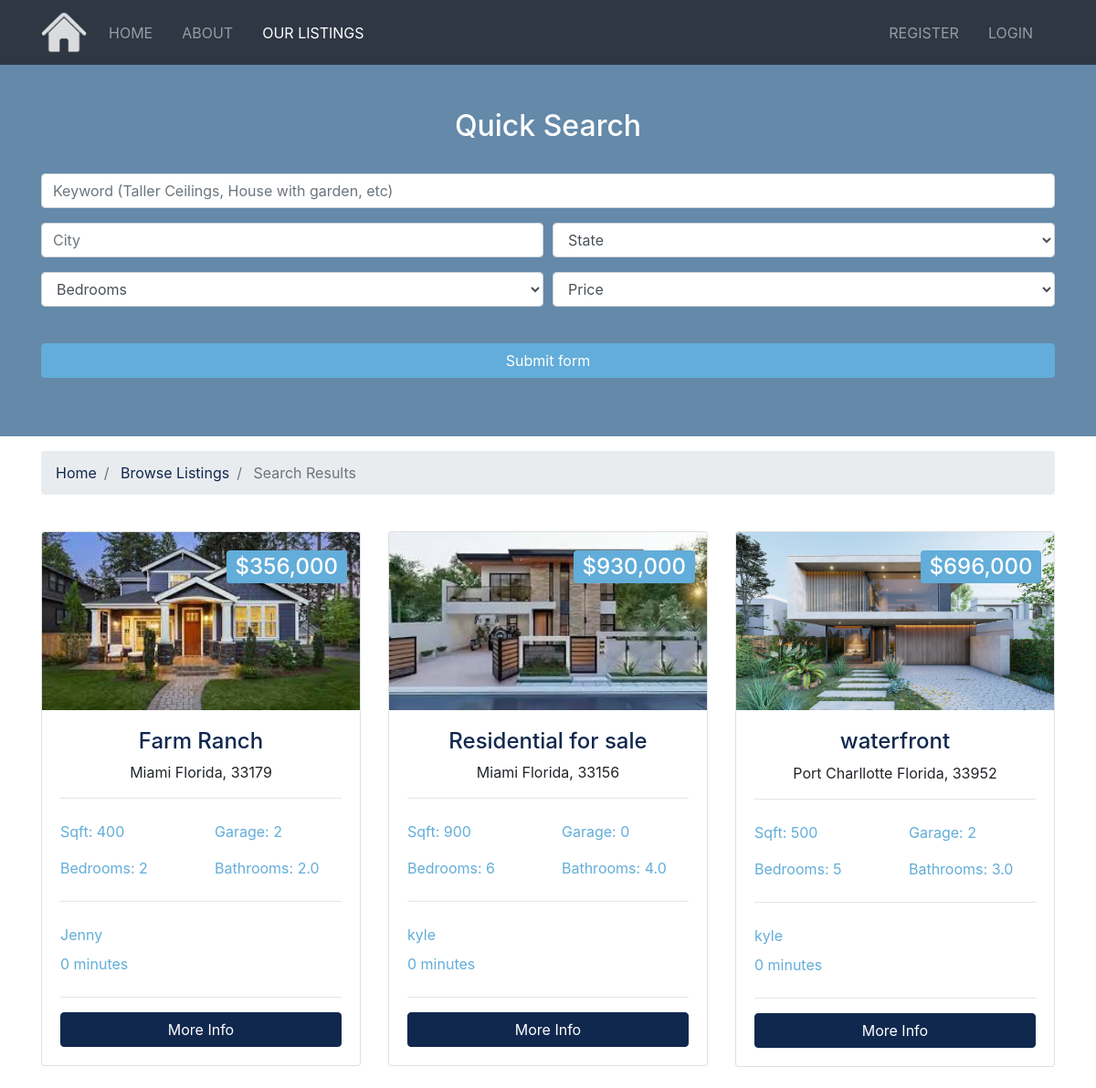
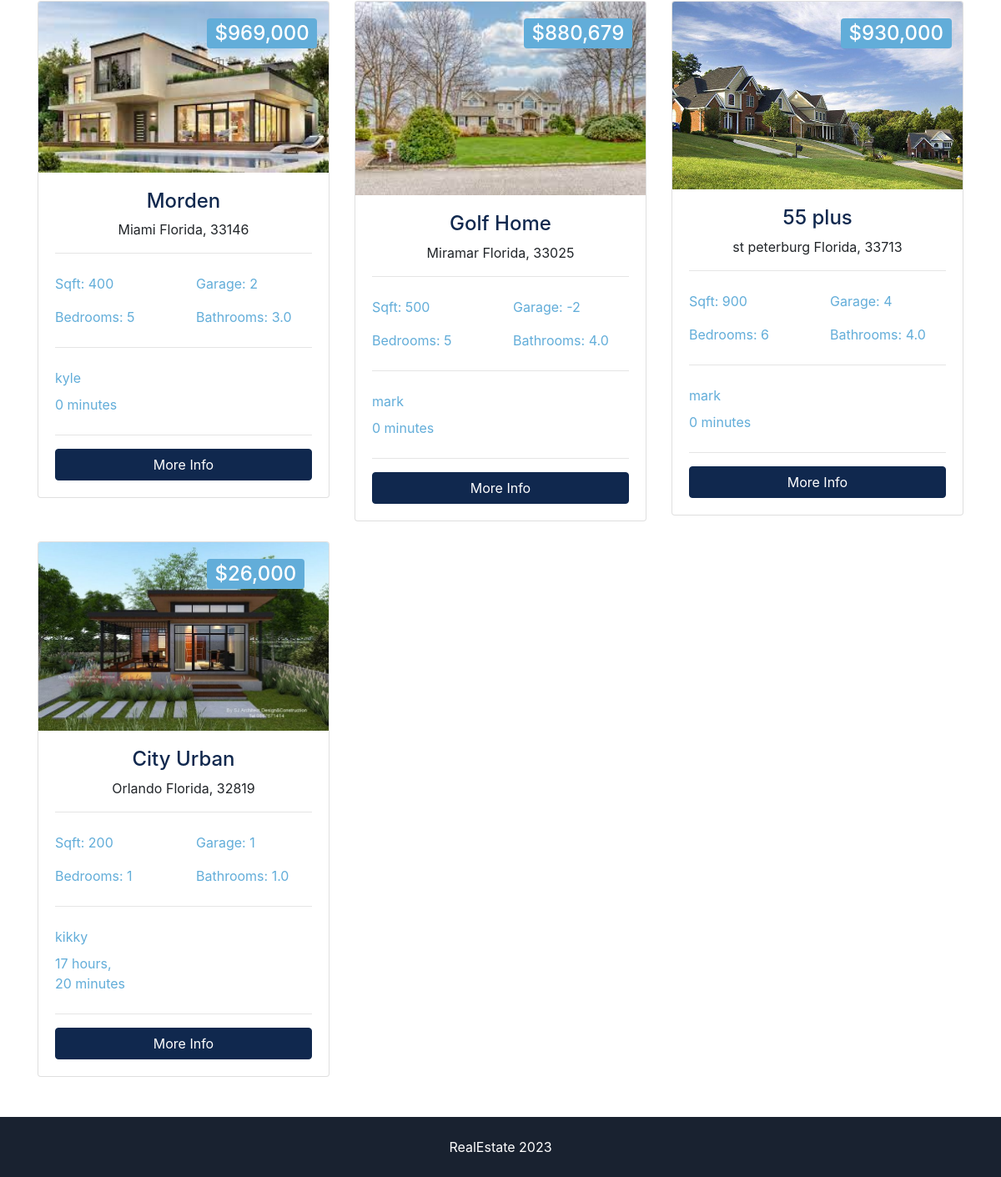
The page /listings/search on the database its author committed (2 pictures, top to bottom).
### listings/models.py (models this page shows, shortened)
class Listing(models.Model):
    realtor = models.ForeignKey(Realtor, on_delete=models.DO_NOTHING)
    title = models.CharField(max_length=200)
    address = models.CharField(max_length=200)
    city = models.CharField(max_length=100)
    state = models.CharField(max_length=100)
    zipcode = models.CharField(max_length=20)
    description = models.TextField(blank=True)
    price = models.IntegerField()
    bedrooms = models.IntegerField()
    bathrooms = models.DecimalField(max_digits=2, decimal_places=1)
    garage = models.IntegerField(default=0)
    sqft = models.CharField(max_length=20, blank=True)
    lot_size = models.DecimalField(max_digits=5, decimal_places=1)
    photo_main = models.ImageField(upload_to='photos/%Y/%m/%d')
    photo_1 = models.ImageField(upload_to='photos/%Y/%m/%d', blank=True)
    photo_2 = models.ImageField(upload_to='photos/%Y/%m/%d', blank=True)
    photo_3 = models.ImageField(upload_to='photos/%Y/%m/%d', blank=True)
    photo_4 = models.ImageField(upload_to='photos/%Y/%m/%d', blank=True)
    photo_5 = models.ImageField(upload_to='photos/%Y/%m/%d', blank=True)
    is_published = models.BooleanField(default=True)
    list_date = models.DateTimeField(default=datetime.now, blank=True)
    objects = models.Manager()

### realtors/models.py (models this page shows)
class Realtor(models.Model):
    name = models.CharField(max_length=200)
    photo = models.ImageField(upload_to='photo/%Y/%m/%d')
    description = models.TextField(blank=True)
    phone = models.CharField(max_length=20)
    email = models.CharField(max_length=50)
    is_mvp = models.BooleanField(default=False)
    hire_date = models.DateTimeField(default=datetime.now, blank=True)
    def __str__(self):
        return self.name
    objects = models.Manager()

### listings/views.py (the view)
# urls.py: path('search', views.search, name='search'),
def search(request):
    queryset_list = Listing.objects.order_by('-list_date')
    if 'keywords' in request.GET:
        keywords = request.GET['keywords']
        if keywords:
            queryset_list = queryset_list.filter(description__icontains=keywords)
    if 'city' in request.GET:
        city = request.GET['city']
        if city:
            queryset_list = queryset_list.filter(city__iexact=city)
    if 'state' in request.GET:
        state = request.GET['state']
        if state:
            queryset_list = queryset_list.filter(state__iexact=state)
    if 'bedrooms' in request.GET:
        bedrooms = request.GET['bedrooms']
        if bedrooms:
            queryset_list = queryset_list.filter(bedrooms__lte=bedrooms)
    if 'price' in request.GET:
        price = request.GET['price']
        if price:
            queryset_list = queryset_list.filter(price__lte=price)
    context = {
        'state_choices': state_choices,
        'bedroom_choices': bedroom_choices,
        'price_choices': price_choices,
        'listings': queryset_list,
        'values': request.GET
    }
    return render(request, 'listings/search.html', context)

### templates/listings/search.html (shortened to what this page needs)
{% extends 'base.html' %}
{% load humanize %}
{% block content %}
	<section id="showcase-inner" class="showcase-search text-white py-5">
		<div class="container">
			<div class="row text-center">
				<div class="col-md-12">
					<h2>Quick Search</h2>
					<br>
					<form action="{% url 'search' %}">
						<div class="form-row">
							<div class="col-md-12 mb-3">
								<input type="text" name="keywords" class="form-control"
								placeholder="Keyword (Taller Ceilings, House with garden, etc)">
							</div>
						</div>
						<div class="form-row">
							<div class="col-md-6 mb-3">
								<input type="text" name="city" class="form-control" placeholder="City">
							</div>
							<div class="col-md-6 mb-3">
								<select name="state" class="form-control">
									<option selected="true" disabled="disabled">State </option>
								</select>
							</div>
						</div>
						<div class="form-row">
							<div class="col-md-6 mb-3">
								<select name="bedrooms" class="form-control">
									<option selected="true" disabled="disabled">Bedrooms</option>
								</select>
							</div>
							<div class="col-md-6 mb-3">
								<select name="price" class="form-control">
									<option selected="true" disabled="disabled">Price </option>
								</select>
							</div>
						</div>
						<button class="btn btn-secondary btn-block mt-4" type="submit">Submit form</button>
					</form>
				</div>
			</div>
		</div>
	</section>
	<section id="bc" class="mt-3">
		<div class="container">
			<nav aria-label="breadcrumb">
				<ol class="breadcrumb">
					<li class="breadcrumb-item">
						<a href="index.html">
						 Home </a>
					</li>
					<li class="breadcrumb-item">
						<a href="listings.html">Browse Listings</a>
					</li>
					<li class="breadcrumb-item active"> Search Results </li>
				</ol>
			</nav>
		</div>
	</section>
	<section id="listings" class="py-4">
		<div class="container">
			<div class="row">
				{% if listings %}
					{% for listing in listings %}
						<div class="col-md-6 col-lg-4 mb-4">
							<div class="card listing-preview">
								<img class="card-img-top" src="{{ listing.photo_main.url }}" alt="">
								<div class="card-img-overlay">
									<h2>
									<span class="badge badge-secondary text-white">${{ listing.price | intcomma}}</span>
									</h2>
								</div>
								<div class="card-body">
									<div class="listing-heading text-center">
										<h4 class="text-primary">{{ listing.title }}</h4>
										<p>
										{{ listing.city }} {{listing.state}}, {{listing.zipcode}}</p>
									</div>
									<hr>
									<div class="row py-2 text-secondary">
										<div class="col-6">
										 Sqft: {{listing.sqft}}</div>
										<div class="col-6">
										 Garage: {{ listing.garage }}</div>
									</div>
									<div class="row py-2 text-secondary">
										<div class="col-6">
										 Bedrooms: {{ listing.bedrooms }}</div>
										<div class="col-6">
										 Bathrooms: {{ listing.bathrooms }}</div>
									</div>
									<hr>
									<div class="row py-2 text-secondary">
										<div class="col-12">
										 {{ listing.realtor }}</div>
									</div>
									<div class="row text-secondary pb-2">
										<div class="col-6">
										 {{ listing.list_date | timesince }}</div>
									</div>
									<hr>
									<a href="{% url 'listing' listing.id %}" class="btn btn-primary btn-block">More Info</a>
								</div>
							</div>
						</div>
					{% endfor %}
				{% else %}
					<div class="col-md-12">
						<p>No Listings Found</p>
					</div>
				{% endif %}
			</div>
		</div>
	</section>
{% endblock content %}

### RealEstate/static/css/style.css (style rules this page uses)
.btn-secondary { color: #fff !important; }
img { width: 100%; }
#showcase-inner { background: url(../img/building.jpg) no-repeat top center fixed/cover; position: relative; overflow: hidden; min-height: 200px; }
#showcase-inner::before { content: ''; position: absolute; top: 0; left: 0; min-height: 100%; width: 100%; background: rgb(100 137 169); }
#showcase-inner.showcase-search { min-height: 270px; }
.listing-preview a { position: relative; }

### rows shown on the page
Listing: photo_main (picture), price "356,000", title "Farm Ranch", city "Miami", state "Florida", zipcode "33179", sqft "400", garage "2", bedrooms "2", bathrooms "2.0", realtor "Jenny", list_date "0 minutes"
Listing: photo_main (picture), price "930,000", title "Residential for sale", city "Miami", state "Florida", zipcode "33156", sqft "900", garage "0", bedrooms "6", bathrooms "4.0", realtor "kyle", list_date "0 minutes"
Listing: photo_main (picture), price "696,000", title "waterfront", city "Port Charllotte", state "Florida", zipcode "33952", sqft "500", garage "2", bedrooms "5", bathrooms "3.0", realtor "kyle", list_date "0 minutes"
Listing: photo_main (picture), price "969,000", title "Morden", city "Miami", state "Florida", zipcode "33146", sqft "400", garage "2", bedrooms "5", bathrooms "3.0", realtor "kyle", list_date "0 minutes"
Listing: photo_main (picture), price "880,679", title "Golf Home", city "Miramar", state "Florida", zipcode "33025", sqft "500", garage "-2", bedrooms "5", bathrooms "4.0", realtor "mark", list_date "0 minutes"
Listing: photo_main (picture), price "930,000", title "55 plus", city "st peterburg", state "Florida", zipcode "33713", sqft "900", garage "4", bedrooms "6", bathrooms "4.0", realtor "mark", list_date "0 minutes"
Listing: photo_main (picture), price "26,000", title "City Urban", city "Orlando", state "Florida", zipcode "32819", sqft "200", garage "1", bedrooms "1", bathrooms "1.0", realtor "kikky", list_date "17 hours, 20 minutes"
